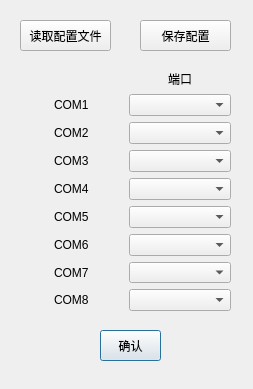
<?xml version="1.0" encoding="UTF-8"?>
<ui version="4.0">
 <class>ConfigDialog</class>
 <widget class="QDialog" name="ConfigDialog">
  <property name="windowModality">
   <enum>Qt::ApplicationModal</enum>
  </property>
  <property name="geometry">
   <rect>
    <x>0</x>
    <y>0</y>
    <width>253</width>
    <height>389</height>
   </rect>
  </property>
  <property name="minimumSize">
   <size>
    <width>253</width>
    <height>389</height>
   </size>
  </property>
  <property name="maximumSize">
   <size>
    <width>253</width>
    <height>389</height>
   </size>
  </property>
  <property name="windowTitle">
   <string>配置</string>
  </property>
  <property name="whatsThis">
   <string/>
  </property>
  <property name="modal">
   <bool>true</bool>
  </property>
  <widget class="QPushButton" name="btn_ok">
   <property name="geometry">
    <rect>
     <x>100</x>
     <y>330</y>
     <width>61</width>
     <height>31</height>
    </rect>
   </property>
   <property name="text">
    <string>确认</string>
   </property>
  </widget>
  <widget class="QWidget" name="layoutWidget">
   <property name="geometry">
    <rect>
     <x>20</x>
     <y>70</y>
     <width>211</width>
     <height>241</height>
    </rect>
   </property>
   <layout class="QGridLayout" name="gridLayout">
    <item row="8" column="1">
     <widget class="QComboBox" name="comboBox81"/>
    </item>
    <item row="6" column="1">
     <widget class="QComboBox" name="comboBox61"/>
    </item>
    <item row="6" column="0" alignment="Qt::AlignHCenter">
     <widget class="QLabel" name="label_6">
      <property name="text">
       <string>COM6</string>
      </property>
     </widget>
    </item>
    <item row="5" column="1">
     <widget class="QComboBox" name="comboBox51"/>
    </item>
    <item row="5" column="0" alignment="Qt::AlignHCenter">
     <widget class="QLabel" name="label_5">
      <property name="text">
       <string>COM5</string>
      </property>
     </widget>
    </item>
    <item row="4" column="1">
     <widget class="QComboBox" name="comboBox41"/>
    </item>
    <item row="4" column="0" alignment="Qt::AlignHCenter">
     <widget class="QLabel" name="label_4">
      <property name="text">
       <string>COM4</string>
      </property>
     </widget>
    </item>
    <item row="3" column="1">
     <widget class="QComboBox" name="comboBox31"/>
    </item>
    <item row="3" column="0" alignment="Qt::AlignHCenter">
     <widget class="QLabel" name="label_3">
      <property name="text">
       <string>COM3</string>
      </property>
     </widget>
    </item>
    <item row="2" column="1">
     <widget class="QComboBox" name="comboBox21"/>
    </item>
    <item row="2" column="0" alignment="Qt::AlignHCenter">
     <widget class="QLabel" name="label_2">
      <property name="text">
       <string>COM2</string>
      </property>
     </widget>
    </item>
    <item row="1" column="1">
     <widget class="QComboBox" name="comboBox11"/>
    </item>
    <item row="1" column="0" alignment="Qt::AlignHCenter">
     <widget class="QLabel" name="label_1">
      <property name="text">
       <string>COM1</string>
      </property>
     </widget>
    </item>
    <item row="0" column="1" alignment="Qt::AlignHCenter">
     <widget class="QLabel" name="label_9">
      <property name="text">
       <string>端口</string>
      </property>
     </widget>
    </item>
    <item row="7" column="0" alignment="Qt::AlignHCenter">
     <widget class="QLabel" name="label_7">
      <property name="text">
       <string>COM7</string>
      </property>
     </widget>
    </item>
    <item row="7" column="1">
     <widget class="QComboBox" name="comboBox71"/>
    </item>
    <item row="8" column="0" alignment="Qt::AlignHCenter">
     <widget class="QLabel" name="label_8">
      <property name="text">
       <string>COM8</string>
      </property>
     </widget>
    </item>
   </layout>
  </widget>
  <widget class="QPushButton" name="btn_auto_config">
   <property name="geometry">
    <rect>
     <x>20</x>
     <y>20</y>
     <width>91</width>
     <height>31</height>
    </rect>
   </property>
   <property name="text">
    <string>读取配置文件</string>
   </property>
  </widget>
  <widget class="QPushButton" name="btn_save_config">
   <property name="geometry">
    <rect>
     <x>140</x>
     <y>20</y>
     <width>91</width>
     <height>31</height>
    </rect>
   </property>
   <property name="text">
    <string>保存配置</string>
   </property>
  </widget>
 </widget>
 <resources/>
 <connections/>
</ui>
